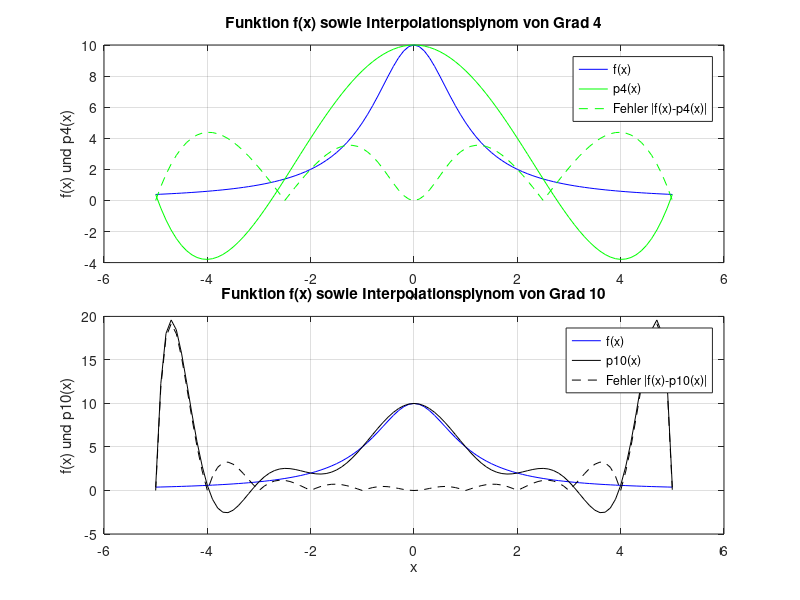

Here is the MATLAB script that generated this plot:
%%  Numerische Mathematik fuer Physik und Ingenieurwissenschaften SS2022 
%
%   Prof. Dr. J. Stoeckler
%   M.Sc. M. Weimann
%
%   Programmierblatt 1
%
%   Bearbeitet von Jan Gaschina und Behruz Puriapur

close all;  
clear all; 

%% Definition der Funktionen
f =@(x) 10*(1+x.^2).^(-1); %...

% Polynom vierten Grades
n =4; %... Grad
x4 = linspace(-5,5,n+1); %... Knoten mittels linspace
y4 = f(x4);%... Daten
p4 = polyfit(x4,y4,n); %... Interpolationspolynom mittels polyfit		

% Polynom zehnten Grades
n = 10; %... Grad
x10 = linspace(-5,5,n+1); %...
y10 = f(x10); %...
p10 = polyfit(x10,y10,n);%...		

%% Auswertung
xx = linspace(-5,5,101); % diskrete Definitionsmenge
yyf = f(xx);%... Auswertung von f an den Stellen xx
yy4 = polyval(p4,xx); %... Auswertung von p4 an den Stellen xx mittels polyval	
yy10 = polyval(p10,xx); %...
r4 = abs(yyf-yy4); %... Interpolationsfehler zu p4
r10 =abs(yyf-yy10); %...

%% Ausgabe
subplot(4,1,[1,2]);
plot(xx,yyf,'b-',xx,yy4,'g-',xx,r4,'g--')
grid on;
xlabel('x');
ylabel('f(x) und p4(x)');
title('Funktion f(x) sowie Interpolationsplynom von Grad 4');
legend('f(x)','p4(x)','Fehler |f(x)-p4(x)|');
subplot(4,1,[3,4]);
plot(xx,yyf,'b-',xx,yy10,'k-',xx,r10,'k--');
grid on;
xlabel('x');
ylabel('f(x) und p10(x)');
title('Funktion f(x) sowie Interpolationsplynom von Grad 10');
legend('f(x)','p10(x)','Fehler |f(x)-p10(x)|');

